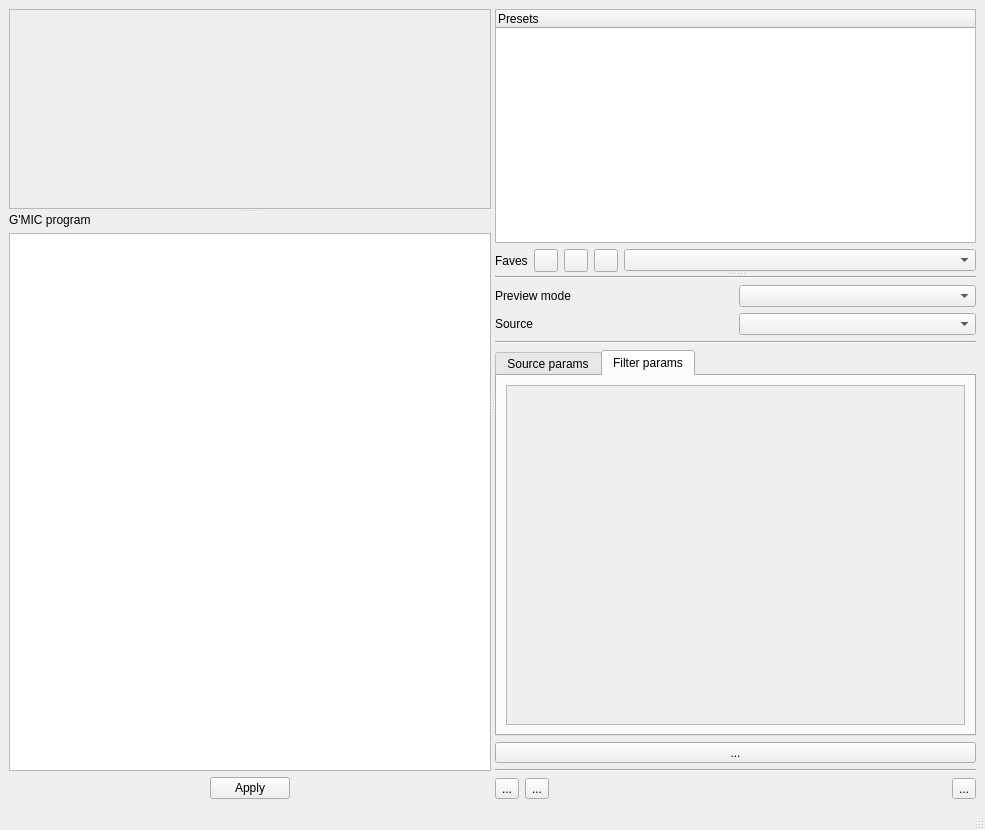
<?xml version="1.0" encoding="UTF-8"?>
<ui version="4.0">
 <class>MainWindow</class>
 <widget class="QMainWindow" name="MainWindow">
  <property name="geometry">
   <rect>
    <x>0</x>
    <y>0</y>
    <width>985</width>
    <height>830</height>
   </rect>
  </property>
  <property name="windowTitle">
   <string>MainWindow</string>
  </property>
  <widget class="QWidget" name="centralwidget">
   <layout class="QHBoxLayout" name="horizontalLayout_3">
    <item>
     <widget class="QSplitter" name="_verticalSplitter">
      <property name="orientation">
       <enum>Qt::Horizontal</enum>
      </property>
      <widget class="QSplitter" name="_leftSplitter">
       <property name="sizePolicy">
        <sizepolicy hsizetype="Expanding" vsizetype="Expanding">
         <horstretch>0</horstretch>
         <verstretch>0</verstretch>
        </sizepolicy>
       </property>
       <property name="orientation">
        <enum>Qt::Vertical</enum>
       </property>
       <widget class="QFrame" name="_frameImageView">
        <property name="sizePolicy">
         <sizepolicy hsizetype="MinimumExpanding" vsizetype="MinimumExpanding">
          <horstretch>0</horstretch>
          <verstretch>0</verstretch>
         </sizepolicy>
        </property>
        <property name="minimumSize">
         <size>
          <width>0</width>
          <height>200</height>
         </size>
        </property>
        <property name="frameShape">
         <enum>QFrame::StyledPanel</enum>
        </property>
        <property name="frameShadow">
         <enum>QFrame::Raised</enum>
        </property>
        <layout class="QGridLayout" name="gridLayout">
         <property name="sizeConstraint">
          <enum>QLayout::SetDefaultConstraint</enum>
         </property>
         <item row="0" column="0">
          <widget class="ImageView" name="_imageView" native="true">
           <property name="sizePolicy">
            <sizepolicy hsizetype="Preferred" vsizetype="Preferred">
             <horstretch>0</horstretch>
             <verstretch>0</verstretch>
            </sizepolicy>
           </property>
           <property name="minimumSize">
            <size>
             <width>0</width>
             <height>0</height>
            </size>
           </property>
          </widget>
         </item>
        </layout>
       </widget>
       <widget class="QWidget" name="layoutWidget2">
        <layout class="QVBoxLayout" name="verticalLayout" stretch="1,8,1">
         <item>
          <widget class="QLabel" name="label_2">
           <property name="sizePolicy">
            <sizepolicy hsizetype="Preferred" vsizetype="Fixed">
             <horstretch>0</horstretch>
             <verstretch>0</verstretch>
            </sizepolicy>
           </property>
           <property name="text">
            <string>G'MIC program</string>
           </property>
          </widget>
         </item>
         <item>
          <widget class="CommandEditor" name="_commandEditor">
           <property name="sizePolicy">
            <sizepolicy hsizetype="Expanding" vsizetype="Minimum">
             <horstretch>0</horstretch>
             <verstretch>0</verstretch>
            </sizepolicy>
           </property>
           <property name="minimumSize">
            <size>
             <width>0</width>
             <height>100</height>
            </size>
           </property>
          </widget>
         </item>
         <item>
          <layout class="QHBoxLayout" name="horizontalLayout_4">
           <item>
            <spacer name="horizontalSpacer_2">
             <property name="orientation">
              <enum>Qt::Horizontal</enum>
             </property>
             <property name="sizeHint" stdset="0">
              <size>
               <width>40</width>
               <height>20</height>
              </size>
             </property>
            </spacer>
           </item>
           <item>
            <widget class="QPushButton" name="_pbApply">
             <property name="toolTip">
              <string>Apply script modifications (Ctrl+Return)</string>
             </property>
             <property name="text">
              <string>Apply</string>
             </property>
            </widget>
           </item>
           <item>
            <spacer name="horizontalSpacer_3">
             <property name="orientation">
              <enum>Qt::Horizontal</enum>
             </property>
             <property name="sizeType">
              <enum>QSizePolicy::MinimumExpanding</enum>
             </property>
             <property name="sizeHint" stdset="0">
              <size>
               <width>40</width>
               <height>20</height>
              </size>
             </property>
            </spacer>
           </item>
          </layout>
         </item>
        </layout>
       </widget>
      </widget>
      <widget class="QWidget" name="_rightPanel" native="true">
       <property name="sizePolicy">
        <sizepolicy hsizetype="Fixed" vsizetype="Preferred">
         <horstretch>0</horstretch>
         <verstretch>0</verstretch>
        </sizepolicy>
       </property>
       <layout class="QVBoxLayout" name="verticalLayout_5">
        <item>
         <widget class="QSplitter" name="_rightPanelSplitter">
          <property name="orientation">
           <enum>Qt::Vertical</enum>
          </property>
          <widget class="QWidget" name="layoutWidget1">
           <layout class="QVBoxLayout" name="verticalLayout_4">
            <item>
             <widget class="QTreeWidget" name="_treeGPresets">
              <property name="sizePolicy">
               <sizepolicy hsizetype="Preferred" vsizetype="MinimumExpanding">
                <horstretch>0</horstretch>
                <verstretch>0</verstretch>
               </sizepolicy>
              </property>
              <column>
               <property name="text">
                <string notr="true">Presets</string>
               </property>
              </column>
             </widget>
            </item>
            <item>
             <layout class="QHBoxLayout" name="horizontalLayout">
              <item>
               <widget class="QLabel" name="label_14">
                <property name="sizePolicy">
                 <sizepolicy hsizetype="Fixed" vsizetype="Preferred">
                  <horstretch>0</horstretch>
                  <verstretch>0</verstretch>
                 </sizepolicy>
                </property>
                <property name="text">
                 <string>Faves</string>
                </property>
               </widget>
              </item>
              <item>
               <widget class="QToolButton" name="_tbAddFave">
                <property name="toolTip">
                 <string>Add filter to faves</string>
                </property>
               </widget>
              </item>
              <item>
               <widget class="QToolButton" name="_tbRemoveFave">
                <property name="toolTip">
                 <string>Remove fave</string>
                </property>
               </widget>
              </item>
              <item>
               <widget class="QToolButton" name="_tbRenameFave">
                <property name="toolTip">
                 <string>Rename fave</string>
                </property>
               </widget>
              </item>
              <item>
               <widget class="QComboBox" name="_cbFaves"/>
              </item>
             </layout>
            </item>
           </layout>
          </widget>
          <widget class="QWidget" name="layoutWidget3">
           <layout class="QVBoxLayout" name="verticalLayout_2">
            <item>
             <widget class="Line" name="line">
              <property name="orientation">
               <enum>Qt::Horizontal</enum>
              </property>
             </widget>
            </item>
            <item>
             <layout class="QGridLayout" name="gridLayout_2">
              <item row="0" column="1">
               <widget class="QComboBox" name="_cbPreviewMode">
                <property name="sizePolicy">
                 <sizepolicy hsizetype="Preferred" vsizetype="Fixed">
                  <horstretch>0</horstretch>
                  <verstretch>0</verstretch>
                 </sizepolicy>
                </property>
               </widget>
              </item>
              <item row="1" column="0">
               <widget class="QLabel" name="label_4">
                <property name="text">
                 <string>Source</string>
                </property>
               </widget>
              </item>
              <item row="0" column="0">
               <widget class="QLabel" name="label">
                <property name="text">
                 <string>Preview mode</string>
                </property>
               </widget>
              </item>
              <item row="1" column="1">
               <widget class="QComboBox" name="_comboSource"/>
              </item>
             </layout>
            </item>
            <item>
             <widget class="Line" name="line_4">
              <property name="orientation">
               <enum>Qt::Horizontal</enum>
              </property>
             </widget>
            </item>
            <item>
             <widget class="QTabWidget" name="_tabParams">
              <property name="sizePolicy">
               <sizepolicy hsizetype="Expanding" vsizetype="MinimumExpanding">
                <horstretch>0</horstretch>
                <verstretch>0</verstretch>
               </sizepolicy>
              </property>
              <property name="tabShape">
               <enum>QTabWidget::Rounded</enum>
              </property>
              <property name="currentIndex">
               <number>1</number>
              </property>
              <property name="elideMode">
               <enum>Qt::ElideNone</enum>
              </property>
              <widget class="QWidget" name="tabSourceParams">
               <attribute name="title">
                <string>Source params</string>
               </attribute>
               <layout class="QGridLayout" name="gridLayout_4">
                <item row="2" column="0">
                 <widget class="QWidget" name="_imageParamsWidget" native="true">
                  <layout class="QVBoxLayout" name="verticalLayout_3">
                   <item>
                    <layout class="QHBoxLayout" name="horizontalLayout_5">
                     <item>
                      <widget class="QLabel" name="label_3">
                       <property name="text">
                        <string>FPS  0</string>
                       </property>
                      </widget>
                     </item>
                     <item>
                      <widget class="QSlider" name="_sliderImageFPS">
                       <property name="minimum">
                        <number>0</number>
                       </property>
                       <property name="maximum">
                        <number>30</number>
                       </property>
                       <property name="orientation">
                        <enum>Qt::Horizontal</enum>
                       </property>
                      </widget>
                     </item>
                     <item>
                      <widget class="QLabel" name="label_5">
                       <property name="text">
                        <string>30</string>
                       </property>
                      </widget>
                     </item>
                    </layout>
                   </item>
                   <item>
                    <widget class="QPushButton" name="_pbOpenImageFile">
                     <property name="text">
                      <string>Open...</string>
                     </property>
                    </widget>
                   </item>
                  </layout>
                 </widget>
                </item>
                <item row="3" column="0">
                 <widget class="QWidget" name="_videoParamsWidget" native="true">
                  <layout class="QGridLayout" name="gridLayout_6">
                   <item row="0" column="0" colspan="3">
                    <widget class="QPushButton" name="_pbOpenVideoFile">
                     <property name="sizePolicy">
                      <sizepolicy hsizetype="MinimumExpanding" vsizetype="Fixed">
                       <horstretch>0</horstretch>
                       <verstretch>0</verstretch>
                      </sizepolicy>
                     </property>
                     <property name="text">
                      <string>Open...</string>
                     </property>
                    </widget>
                   </item>
                   <item row="0" column="3" colspan="2">
                    <widget class="QCheckBox" name="_cbVideoFileLoop">
                     <property name="sizePolicy">
                      <sizepolicy hsizetype="Preferred" vsizetype="Fixed">
                       <horstretch>0</horstretch>
                       <verstretch>0</verstretch>
                      </sizepolicy>
                     </property>
                     <property name="text">
                      <string>Loop</string>
                     </property>
                    </widget>
                   </item>
                   <item row="1" column="0">
                    <widget class="QLabel" name="label_7">
                     <property name="text">
                      <string>FPS</string>
                     </property>
                    </widget>
                   </item>
                   <item row="1" column="1">
                    <widget class="QLabel" name="label_11">
                     <property name="sizePolicy">
                      <sizepolicy hsizetype="Fixed" vsizetype="Preferred">
                       <horstretch>0</horstretch>
                       <verstretch>0</verstretch>
                      </sizepolicy>
                     </property>
                     <property name="text">
                      <string>5</string>
                     </property>
                    </widget>
                   </item>
                   <item row="1" column="2" colspan="2">
                    <widget class="QSlider" name="_sliderVideoFPS">
                     <property name="minimum">
                      <number>5</number>
                     </property>
                     <property name="maximum">
                      <number>30</number>
                     </property>
                     <property name="orientation">
                      <enum>Qt::Horizontal</enum>
                     </property>
                    </widget>
                   </item>
                   <item row="1" column="4">
                    <widget class="QLabel" name="label_8">
                     <property name="sizePolicy">
                      <sizepolicy hsizetype="Fixed" vsizetype="Preferred">
                       <horstretch>0</horstretch>
                       <verstretch>0</verstretch>
                      </sizepolicy>
                     </property>
                     <property name="text">
                      <string>30</string>
                     </property>
                    </widget>
                   </item>
                   <item row="2" column="0">
                    <widget class="QLabel" name="_labelVideoSkipFrames">
                     <property name="text">
                      <string>Frame skip</string>
                     </property>
                    </widget>
                   </item>
                   <item row="2" column="1">
                    <widget class="QLabel" name="label_12">
                     <property name="sizePolicy">
                      <sizepolicy hsizetype="Fixed" vsizetype="Preferred">
                       <horstretch>0</horstretch>
                       <verstretch>0</verstretch>
                      </sizepolicy>
                     </property>
                     <property name="text">
                      <string>0</string>
                     </property>
                    </widget>
                   </item>
                   <item row="2" column="2" colspan="2">
                    <widget class="QSlider" name="_sliderVideoSkipFrames">
                     <property name="orientation">
                      <enum>Qt::Horizontal</enum>
                     </property>
                    </widget>
                   </item>
                   <item row="2" column="4">
                    <widget class="QLabel" name="label_6">
                     <property name="sizePolicy">
                      <sizepolicy hsizetype="Preferred" vsizetype="Preferred">
                       <horstretch>0</horstretch>
                       <verstretch>0</verstretch>
                      </sizepolicy>
                     </property>
                     <property name="text">
                      <string>10</string>
                     </property>
                    </widget>
                   </item>
                  </layout>
                 </widget>
                </item>
                <item row="4" column="0">
                 <spacer name="verticalSpacer_2">
                  <property name="orientation">
                   <enum>Qt::Vertical</enum>
                  </property>
                  <property name="sizeHint" stdset="0">
                   <size>
                    <width>20</width>
                    <height>10</height>
                   </size>
                  </property>
                 </spacer>
                </item>
                <item row="1" column="0">
                 <widget class="QWidget" name="_webcamParamsWidget" native="true">
                  <layout class="QGridLayout" name="gridLayout_3">
                   <property name="leftMargin">
                    <number>9</number>
                   </property>
                   <property name="topMargin">
                    <number>9</number>
                   </property>
                   <property name="rightMargin">
                    <number>9</number>
                   </property>
                   <property name="bottomMargin">
                    <number>9</number>
                   </property>
                   <item row="1" column="0">
                    <widget class="QLabel" name="label_13">
                     <property name="text">
                      <string>Resolution</string>
                     </property>
                    </widget>
                   </item>
                   <item row="2" column="1">
                    <widget class="QLabel" name="label_10">
                     <property name="text">
                      <string>0</string>
                     </property>
                    </widget>
                   </item>
                   <item row="2" column="2">
                    <widget class="QSlider" name="_sliderWebcamSkipFrames">
                     <property name="sizePolicy">
                      <sizepolicy hsizetype="Expanding" vsizetype="Fixed">
                       <horstretch>0</horstretch>
                       <verstretch>0</verstretch>
                      </sizepolicy>
                     </property>
                     <property name="maximum">
                      <number>25</number>
                     </property>
                     <property name="pageStep">
                      <number>1</number>
                     </property>
                     <property name="orientation">
                      <enum>Qt::Horizontal</enum>
                     </property>
                    </widget>
                   </item>
                   <item row="0" column="0">
                    <widget class="QLabel" name="_labelInputWebcam">
                     <property name="text">
                      <string>Input</string>
                     </property>
                    </widget>
                   </item>
                   <item row="0" column="1" colspan="3">
                    <widget class="QComboBox" name="_comboWebcam"/>
                   </item>
                   <item row="2" column="0">
                    <widget class="QLabel" name="_labelWebcamSkipFrames">
                     <property name="text">
                      <string>Frame skip</string>
                     </property>
                    </widget>
                   </item>
                   <item row="2" column="3">
                    <widget class="QLabel" name="label_9">
                     <property name="text">
                      <string>10</string>
                     </property>
                    </widget>
                   </item>
                   <item row="1" column="1" colspan="2">
                    <widget class="QComboBox" name="_comboCamResolution"/>
                   </item>
                   <item row="1" column="3">
                    <widget class="QToolButton" name="_tbCamResolutionsRefresh">
                     <property name="toolTip">
                      <string>Refresh resolutions</string>
                     </property>
                     <property name="text">
                      <string>U</string>
                     </property>
                    </widget>
                   </item>
                  </layout>
                 </widget>
                </item>
               </layout>
              </widget>
              <widget class="QWidget" name="tabCommandParams">
               <attribute name="title">
                <string>Filter params</string>
               </attribute>
               <layout class="QGridLayout" name="gridLayout_7">
                <item row="0" column="0">
                 <widget class="QScrollArea" name="_commandParamsScrollArea">
                  <property name="widgetResizable">
                   <bool>true</bool>
                  </property>
                  <widget class="QWidget" name="scrollAreaWidgetContents">
                   <property name="geometry">
                    <rect>
                     <x>0</x>
                     <y>0</y>
                     <width>453</width>
                     <height>291</height>
                    </rect>
                   </property>
                   <layout class="QGridLayout" name="gridLayout_5">
                    <property name="leftMargin">
                     <number>0</number>
                    </property>
                    <property name="topMargin">
                     <number>0</number>
                    </property>
                    <property name="rightMargin">
                     <number>0</number>
                    </property>
                    <property name="bottomMargin">
                     <number>0</number>
                    </property>
                    <item row="0" column="0">
                     <widget class="CommandParamsWidget" name="_commandParamsWidget" native="true"/>
                    </item>
                   </layout>
                  </widget>
                 </widget>
                </item>
               </layout>
              </widget>
             </widget>
            </item>
            <item>
             <widget class="QToolButton" name="_tbPlay">
              <property name="sizePolicy">
               <sizepolicy hsizetype="Minimum" vsizetype="Fixed">
                <horstretch>0</horstretch>
                <verstretch>0</verstretch>
               </sizepolicy>
              </property>
              <property name="text">
               <string>...</string>
              </property>
              <property name="icon">
               <iconset resource="../zart.qrc">
                <normaloff>:/images/media-playback-start.png</normaloff>:/images/media-playback-start.png</iconset>
              </property>
              <property name="iconSize">
               <size>
                <width>24</width>
                <height>24</height>
               </size>
              </property>
              <property name="checkable">
               <bool>false</bool>
              </property>
             </widget>
            </item>
            <item>
             <widget class="Line" name="line_2">
              <property name="orientation">
               <enum>Qt::Horizontal</enum>
              </property>
             </widget>
            </item>
            <item>
             <layout class="QHBoxLayout" name="horizontalLayout_2">
              <item>
               <widget class="QToolButton" name="_tbZoomOriginal">
                <property name="sizePolicy">
                 <sizepolicy hsizetype="Preferred" vsizetype="Preferred">
                  <horstretch>0</horstretch>
                  <verstretch>0</verstretch>
                 </sizepolicy>
                </property>
                <property name="toolTip">
                 <string>Set zoom factor to 1:1</string>
                </property>
                <property name="text">
                 <string>...</string>
                </property>
                <property name="icon">
                 <iconset resource="../zart.qrc">
                  <normaloff>:/images/zoom-original.png</normaloff>:/images/zoom-original.png</iconset>
                </property>
               </widget>
              </item>
              <item>
               <widget class="QToolButton" name="_tbZoomFit">
                <property name="sizePolicy">
                 <sizepolicy hsizetype="Preferred" vsizetype="Preferred">
                  <horstretch>0</horstretch>
                  <verstretch>0</verstretch>
                 </sizepolicy>
                </property>
                <property name="toolTip">
                 <string>Best fit zoom</string>
                </property>
                <property name="text">
                 <string>...</string>
                </property>
                <property name="icon">
                 <iconset resource="../zart.qrc">
                  <normaloff>:/images/zoom-fit-best.png</normaloff>:/images/zoom-fit-best.png</iconset>
                </property>
                <property name="iconSize">
                 <size>
                  <width>24</width>
                  <height>24</height>
                 </size>
                </property>
               </widget>
              </item>
              <item>
               <spacer name="horizontalSpacer">
                <property name="orientation">
                 <enum>Qt::Horizontal</enum>
                </property>
                <property name="sizeHint" stdset="0">
                 <size>
                  <width>40</width>
                  <height>20</height>
                 </size>
                </property>
               </spacer>
              </item>
              <item>
               <widget class="QToolButton" name="_tbCamera">
                <property name="sizePolicy">
                 <sizepolicy hsizetype="Preferred" vsizetype="Preferred">
                  <horstretch>0</horstretch>
                  <verstretch>0</verstretch>
                 </sizepolicy>
                </property>
                <property name="toolTip">
                 <string>Take a snapshot</string>
                </property>
                <property name="text">
                 <string>...</string>
                </property>
                <property name="icon">
                 <iconset resource="../zart.qrc">
                  <normaloff>:/images/camera.png</normaloff>:/images/camera.png</iconset>
                </property>
               </widget>
              </item>
             </layout>
            </item>
           </layout>
          </widget>
         </widget>
        </item>
       </layout>
      </widget>
     </widget>
    </item>
   </layout>
  </widget>
  <widget class="QMenuBar" name="menubar">
   <property name="geometry">
    <rect>
     <x>0</x>
     <y>0</y>
     <width>985</width>
     <height>22</height>
    </rect>
   </property>
  </widget>
  <widget class="QStatusBar" name="statusbar"/>
 </widget>
 <customwidgets>
  <customwidget>
   <class>ImageView</class>
   <extends>QWidget</extends>
   <header>ImageView.h</header>
   <container>1</container>
  </customwidget>
  <customwidget>
   <class>CommandEditor</class>
   <extends>QPlainTextEdit</extends>
   <header>include/CommandEditor.h</header>
  </customwidget>
  <customwidget>
   <class>CommandParamsWidget</class>
   <extends>QWidget</extends>
   <header>CommandParamsWidget.h</header>
   <container>1</container>
  </customwidget>
 </customwidgets>
 <resources>
  <include location="../zart.qrc"/>
 </resources>
 <connections/>
</ui>
